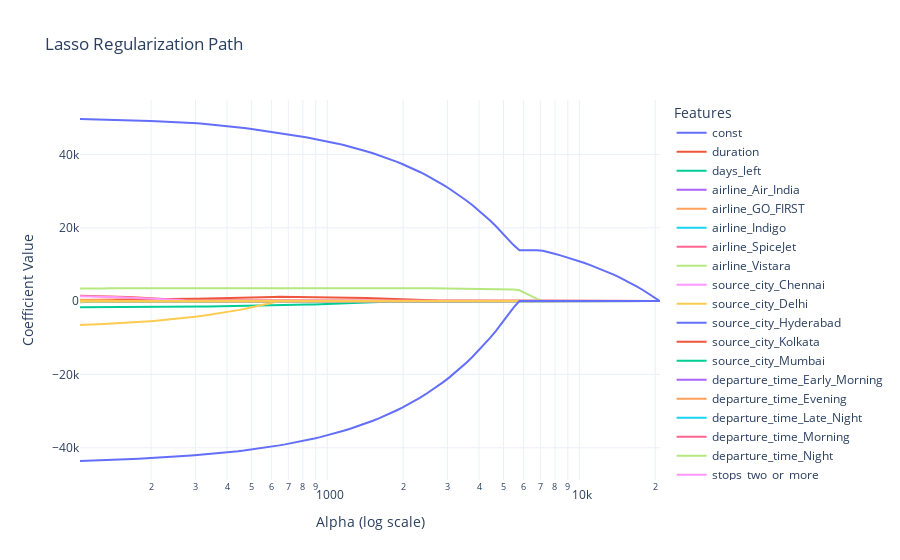

This figure's notebook cell:
### Code cell
from sklearn.linear_model import lasso_path
from itertools import cycle
# Compute Lasso path
alphas_lasso, coefs_lasso, _ = lasso_path(X_preprocessed, y_train, eps=5e-3)

# Create interactive plot
fig = go.Figure()

feature_names = X_preprocessed.columns.to_list()
for coef, name in zip(coefs_lasso, feature_names):
    fig.add_trace(go.Scatter(
        x=alphas_lasso,
        y=coef,
        mode='lines',
        name=name,
        # line=dict(color=color),
    ))

fig.update_layout(
    title='Lasso Regularization Path',
    xaxis=dict(title='Alpha (log scale)', type='log'),
    yaxis=dict(title='Coefficient Value'),
    legend_title_text='Features',
    template='plotly_white'
)
